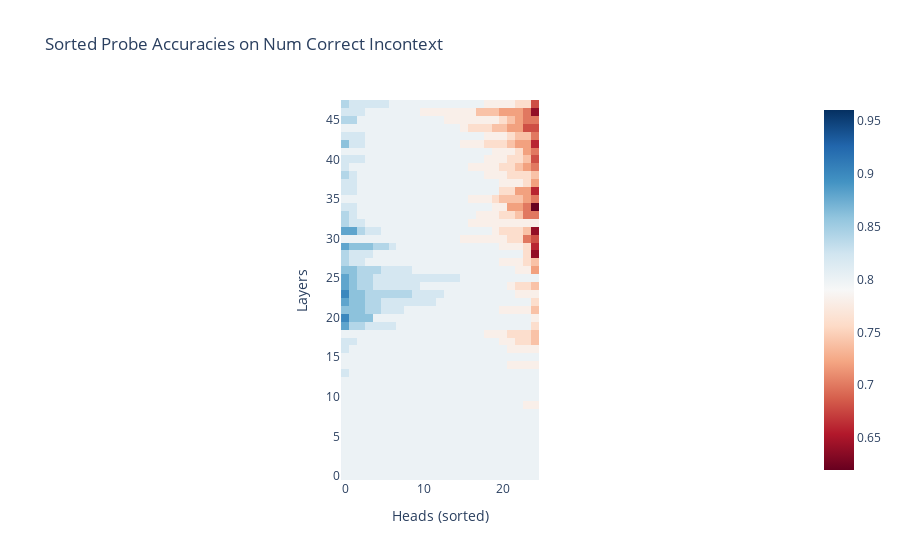

The notebook cell saved with this chart:
### Code cell
a = -np.sort(-all_head_accs_np.reshape(nin_d.model.cfg.n_layers, nin_d.model.cfg.n_heads), axis = 1)
px.imshow(a, labels = {"x" : "Heads (sorted)", "y": "Layers"},title = "Sorted Probe Accuracies on Num Correct Incontext", color_continuous_midpoint = 0.79, color_continuous_scale="RdBu", origin = "lower")

### Figure 1 — Plotly figure (JSON) as saved in the notebook; plotly's stock layout.template omitted (floating-point values rounded to 4 significant figures; data arrays with more than 128 entries replaced by an {"elided": "..."} marker saying what was removed)
{"data": [{"coloraxis": "coloraxis", "hovertemplate": "Heads (sorted): %{x}<br>Layers: %{y}<br>color: %{z}<extra></extra>", "name": "0", "type": "heatmap", "xaxis": "x", "yaxis": "y", "z": {"elided": "48x25 float values"}}], "layout": {"coloraxis": {"cmid": 0.79, "colorscale": [[0, "rgb(103,0,31)"], [0.1, "rgb(178,24,43)"], [0.2, "rgb(214,96,77)"], [0.3, "rgb(244,165,130)"], [0.4, "rgb(253,219,199)"], [0.5, "rgb(247,247,247)"], [0.6, "rgb(209,229,240)"], [0.7, "rgb(146,197,222)"], [0.8, "rgb(67,147,195)"], [0.9, "rgb(33,102,172)"], [1, "rgb(5,48,97)"]]}, "title": {"text": "Sorted Probe Accuracies on Num Correct Incontext"}, "xaxis": {"anchor": "y", "constrain": "domain", "domain": [0, 1], "scaleanchor": "y", "title": {"text": "Heads (sorted)"}}, "yaxis": {"anchor": "x", "autorange": true, "constrain": "domain", "domain": [0, 1], "title": {"text": "Layers"}}}}
